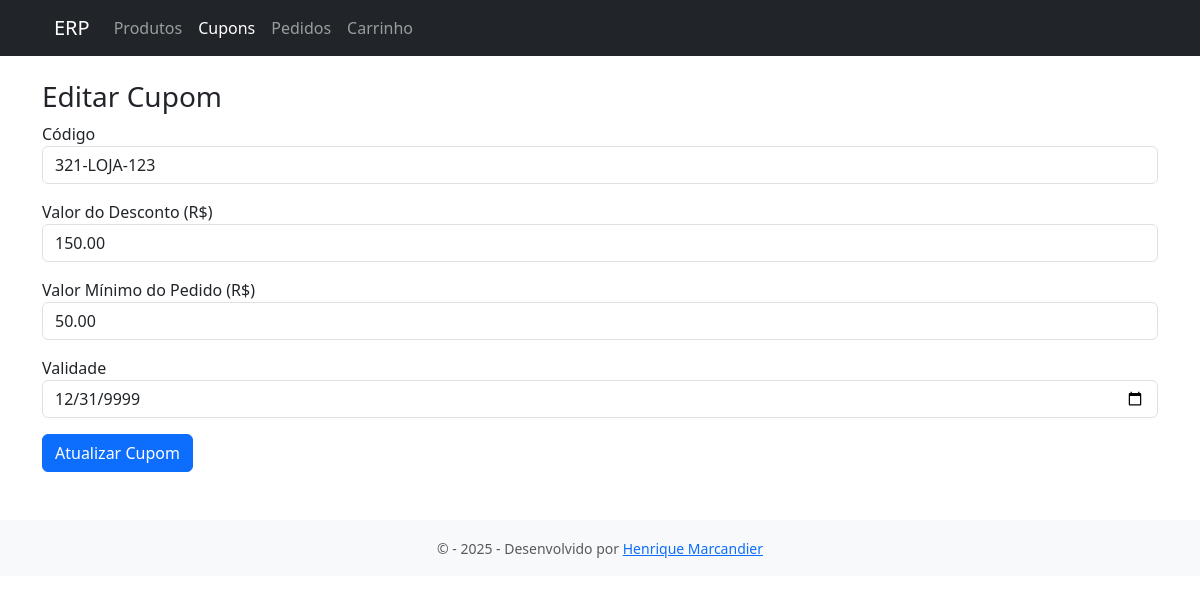
/?url=cupons/editar&id=1, run on an earlier commit of the app's database.
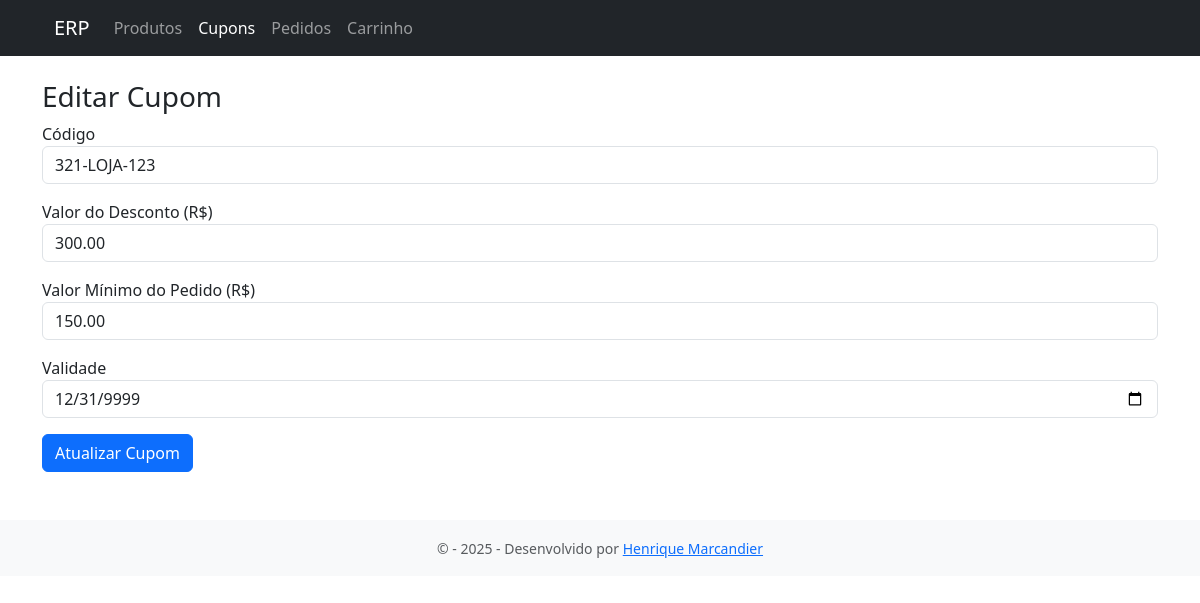
And on a later commit of the database.
### tables this page shows
CREATE TABLE `cupons` (
  `id` int(11) NOT NULL AUTO_INCREMENT,
  `codigo` varchar(50) NOT NULL,
  `desconto` decimal(5,2) NOT NULL,
  `valor_desconto` decimal(10,2) NOT NULL DEFAULT 0.00,
  `tipo` enum('percentual','valor') NOT NULL,
  `validade` date NOT NULL,
  `minimo_pedido` decimal(10,2) NOT NULL DEFAULT 0.00,
  `ativo` tinyint(1) DEFAULT 1,
  `criado_em` datetime DEFAULT current_timestamp(),
  PRIMARY KEY (`id`),
  UNIQUE KEY `codigo` (`codigo`)
);

### controllers/CupomController.php (called while the page is built, shortened)
<?php
require_once __DIR__ . '/../config/database.php';
    ?>
    <?php
function editarCupom() {
    global $conn;
    $id = intval($_GET['id']);
    $res = $conn->query("SELECT * FROM cupons WHERE id = $id");
    $cupom = $res->fetch_assoc();
    include __DIR__ . '/../views/cupons/form_editar.php';
}
?>

### views/cupons/form_editar.php (the view, shortened to what this page needs)
<?php include __DIR__ . '/../layout/header.php'; ?>
<div class="container mt-4">
  <h3>Editar Cupom</h3>
  <form method="POST" action="?url=cupons/atualizar">
    <div class="mb-3">
      <label>Código</label>
      <input type="text" name="codigo" class="form-control" required maxlength="50" style="text-transform: uppercase;" value="<?= htmlspecialchars($cupom['codigo']) ?>">
    </div>
    <div class="mb-3">
      <label>Valor do Desconto (R$)</label>
      <input type="number" step="0.01" name="valor_desconto" class="form-control" required min="0" value="<?= $cupom['valor_desconto'] ?>">
    </div>
    <div class="mb-3">
      <label>Valor Mínimo do Pedido (R$)</label>
      <input type="number" step="0.01" name="minimo_pedido" class="form-control" required min="0" value="<?= $cupom['minimo_pedido'] ?>">
    </div>
    <div class="mb-3">
      <label>Validade</label>
      <input type="date" name="validade" class="form-control" required value="<?= $cupom['validade'] ?>">
    </div>
    <button type="submit" class="btn btn-primary">Atualizar Cupom</button>
  </form>
</div>
<?php include __DIR__ . '/../layout/footer.php'; ?>

What changed in the data, as far as the page shows it:
changed cupons "321-LOJA-123": valor_desconto "150.00" → "300.00"; minimo_pedido "50.00" → "150.00"
